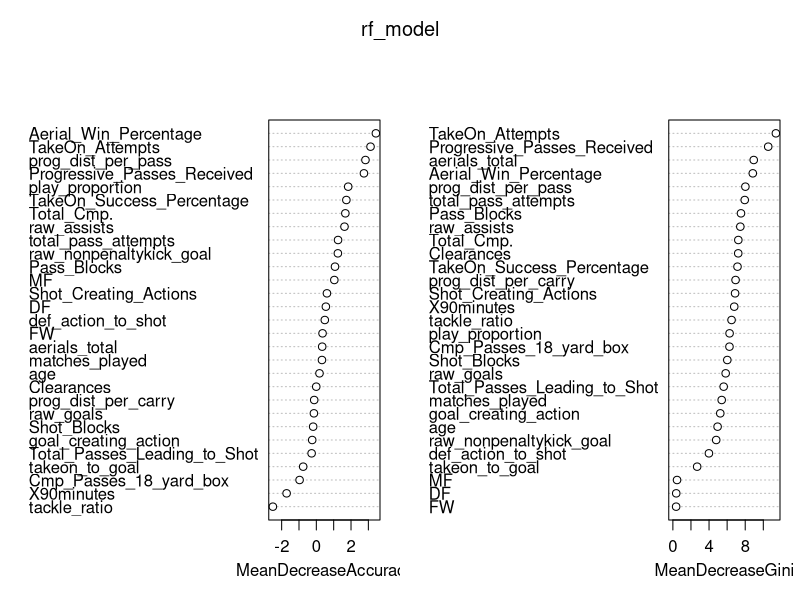
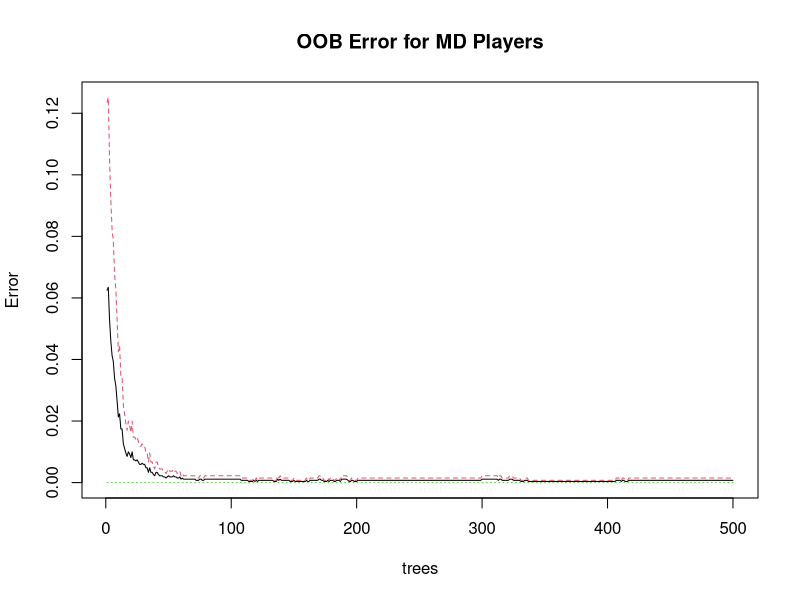
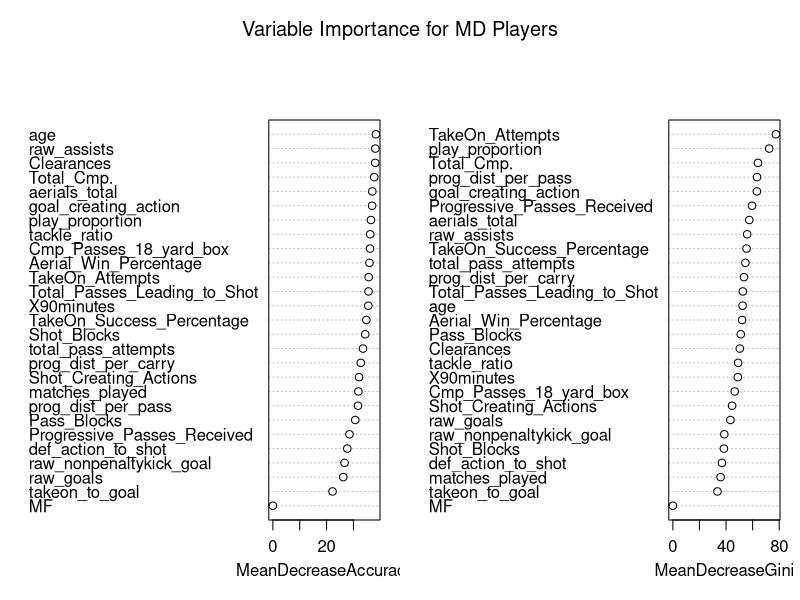
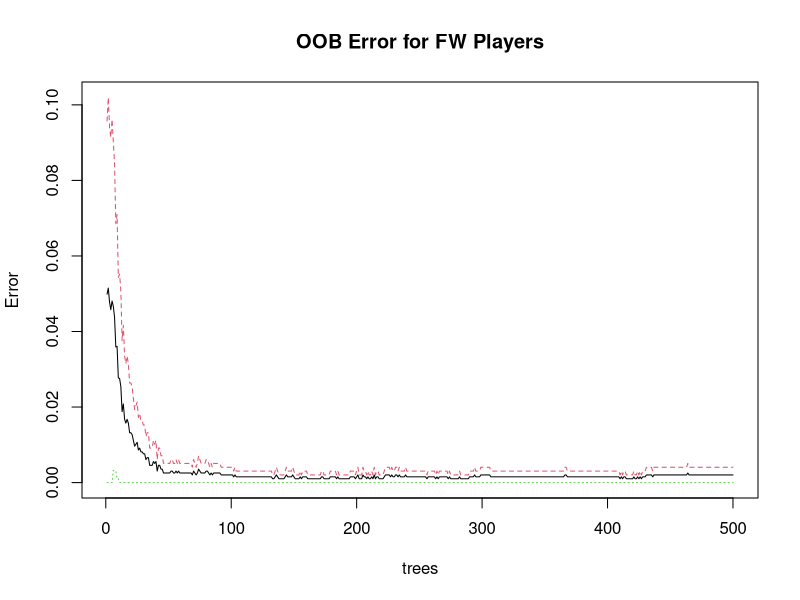
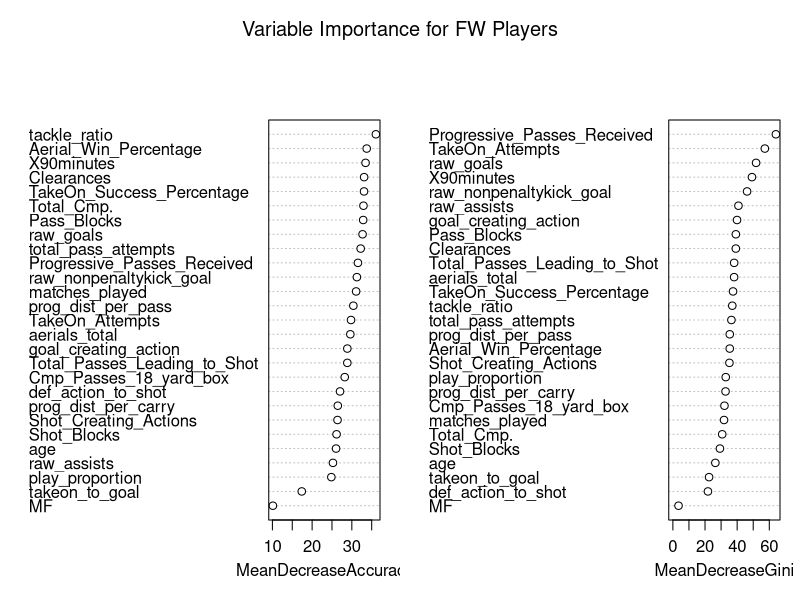
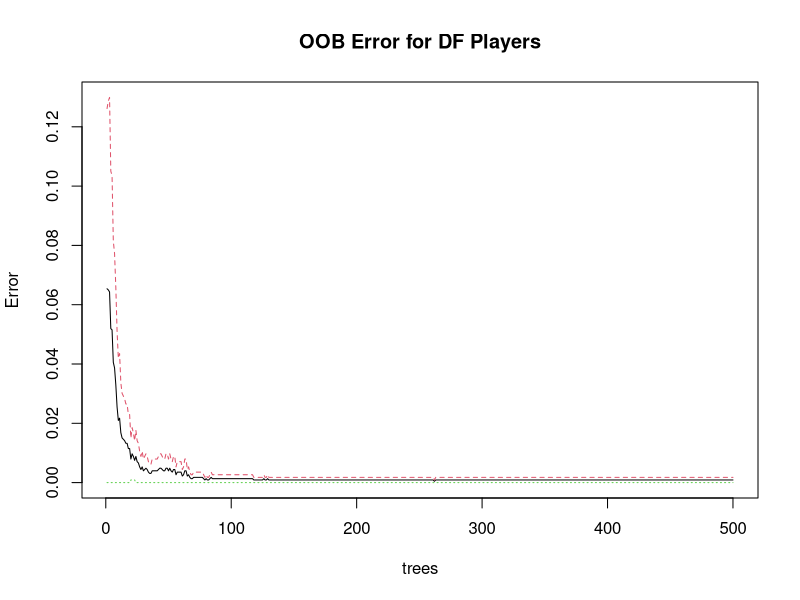
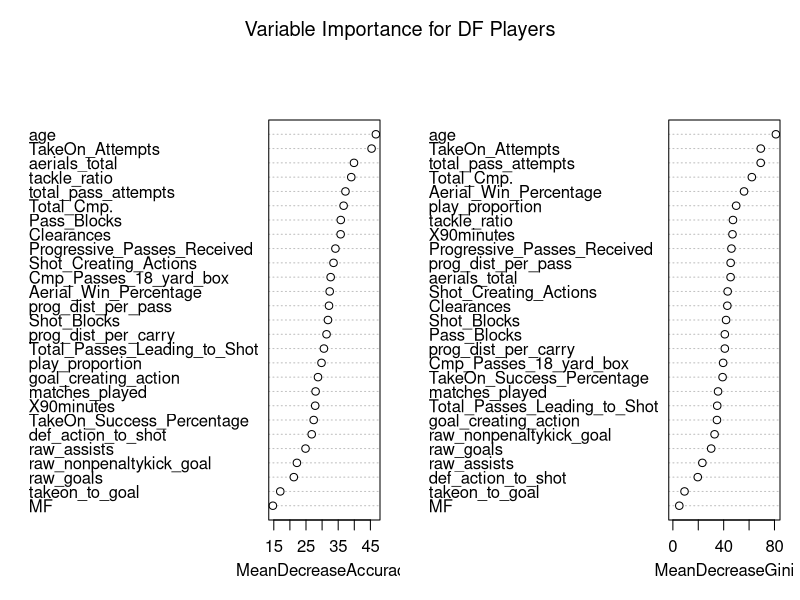
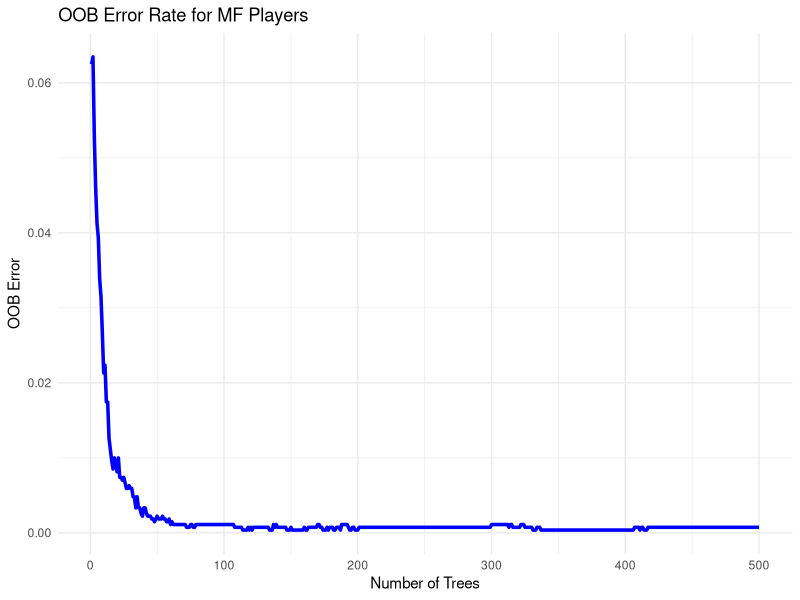

The R script that drew these images, in order:
## ---- chunk 1
knitr::opts_chunk$set(echo = TRUE)
## ---- chunk 2
if (!require(randomForest)) install.packages("randomForest", dependencies = TRUE)
if (!require(caret)) install.packages("caret", dependencies = TRUE)

library(randomForest)
library(caret)
library(dplyr)
library(kableExtra)
library(grid)
library(gridExtra)
library(stringr)
## ---- chunk 3
data <- read.csv("transfer_dataset.csv", stringsAsFactors = T)
## ---- chunk 4
str(data)
summary(data)

data$transfer <- as.factor(data$transfer)
data$MF <- as.factor(data$MF)
data$DF <- as.factor(data$DF)
data$FW <- as.factor(data$FW)

data <- na.omit(data)
## ---- chunk 5
set.seed(82)
mf_down <- downSample(x = data[, setdiff(names(data), "transfer")],
                      y = data$transfer,
                      yname = "transfer")

trainIndex <- createDataPartition(mf_down$transfer, p = 0.7, list = FALSE)
trainData <- mf_down[trainIndex, ]
testData <- mf_down[-trainIndex, ]

## ---- chunk 6
rf_model <- randomForest(transfer ~ . - season - player, 
                         data = trainData, 
                         ntree = 100,                            
                         mtry = floor(sqrt(ncol(trainData) - 1)),
                         importance = TRUE)
## ---- chunk 7
print(rf_model)
## ---- chunk 8
predictions <- predict(rf_model, testData)
## ---- chunk 9
confMat <- confusionMatrix(predictions, testData$transfer)
print(confMat)
## ---- chunk 10
varImpPlot(rf_model)

## ---- chunk 11
positions <- c("MF", "FW", "DF")

models <- list()
conf_matrices <- list()

for (pos in positions) {
  
  pos_data <- subset(data, data[[pos]] == 1)
  pos_data <- pos_data[, !(names(pos_data) %in% c("season", "player", "MD", "FW", "DF"))]
  pos_data$transfer <- as.factor(pos_data$transfer)
  
  if (nrow(pos_data) < 10) {
    cat("Not enough data for position", pos, "\n")
    next
  }
  
  # upSample to upsample ds
  # downSample to downsample ds
  ds <- upSample(x = pos_data[, setdiff(names(pos_data), "transfer")],
                   y = pos_data$transfer,
                   yname = "transfer")
  
  # Split the downsampled data into training and testing sets
  set.seed(42)
  trainIndex <- createDataPartition(ds$transfer, p = 0.7, list = FALSE)
  trainData <- ds[trainIndex, ]
  testData <- ds[-trainIndex, ]
  
  # Train the Random Forest model on the balanced dataset
  rf_model <- randomForest(transfer ~ ., 
                           data = trainData, 
                           ntree = 500, 
                           mtry = floor(sqrt(ncol(trainData) - 1)), 
                           importance = TRUE)
  
  models[[pos]] <- rf_model
  
  # Make predictions on the test set
  predictions <- predict(rf_model, testData)
  
  # Evaluate the model performance
  conf_mat <- confusionMatrix(predictions, testData$transfer)
  conf_matrices[[pos]] <- conf_mat
  
  cat("Confusion Matrix for", pos, "players:\n")
  print(conf_mat)
  cat("\n---------------------------------\n")
}
## ---- chunk 12
#MF players:
cat("Model summary for MF players:\n")
print(models[["MF"]])
plot(models[["MF"]], main = "OOB Error for MD Players")
varImpPlot(models[["MF"]], main = "Variable Importance for MD Players")

#FW players:
cat("Model summary for FW players:\n")
print(models[["FW"]])
plot(models[["FW"]], main = "OOB Error for FW Players")
varImpPlot(models[["FW"]], main = "Variable Importance for FW Players")


#DF players:
cat("Model summary for DF players:\n")
print(models[["DF"]])
plot(models[["DF"]], main = "OOB Error for DF Players")
varImpPlot(models[["DF"]], main = "Variable Importance for DF Players")

## ---- chunk 13
oob_data <- data.frame(
  trees = 1:nrow(models[["MF"]]$err.rate),
  OOB_Error = models[["MF"]]$err.rate[,"OOB"]
)

library(ggplot2)
ggplot(oob_data, aes(x = trees, y = OOB_Error)) +
  geom_line(color = "blue", size = 1.2) +
  labs(
    title = "OOB Error Rate for MF Players",
    x = "Number of Trees",
    y = "OOB Error"
  ) +
  theme_minimal()

importanceMF <- data.frame(
  Variable = rownames(models[["MF"]]$importance),
  Importance = models[["MF"]]$importance[,"MeanDecreaseAccuracy"]
)

# Order variables by importance
importanceMF <- importanceMF[order(importanceMF$Importance, decreasing = TRUE), ]
importanceMF$Variable <- str_to_title(gsub("_", " ", importanceMF$Variable))
importanceMF$Color <- rep(c("steelblue", "tomato"), length.out = nrow(importanceMF))

ggplot(importanceMF, aes(x = reorder(Variable, Importance), y = Importance, fill = Color)) +
  geom_bar(stat = "identity") +
  coord_flip() +
  labs(
    title = "Variable Importance for Midfielders (MDA)",
    x = "Variables",
    y = "Importance"
  ) +
  scale_fill_identity() +
  theme_minimal()

importanceDF <- data.frame(
  Variable = rownames(models[["DF"]]$importance),
  Importance = models[["DF"]]$importance[,"MeanDecreaseAccuracy"]
)

# Order variables by importance
importanceDF<- importanceDF[order(importanceDF$Importance, decreasing = TRUE), ]
importanceDF$Variable <- str_to_title(gsub("_", " ", importanceDF$Variable))
importanceDF$Color <- rep(c("steelblue", "tomato"), length.out = nrow(importanceDF))

ggplot(importanceDF, aes(x = reorder(Variable, Importance), y = Importance, fill = Color)) +
  geom_bar(stat = "identity") +
  coord_flip() +
  labs(
    title = "Variable Importance for Defenders (MDA)",
    x = "Variables",
    y = "Importance"
  ) +
  scale_fill_identity() +
  theme_minimal()

importanceFW <- data.frame(
  Variable = rownames(models[["FW"]]$importance),
  Importance = models[["FW"]]$importance[,"MeanDecreaseAccuracy"]
)

# Order variables by importance
importanceFW <- importanceFW[order(importanceFW$Importance, decreasing = TRUE), ]
importanceFW$Variable <- str_to_title(gsub("_", " ", importanceFW$Variable))
importanceFW$Color <- rep(c("steelblue", "tomato"), length.out = nrow(importanceFW))

ggplot(importanceFW, aes(x = reorder(Variable, Importance), y = Importance, fill = Color)) +
  geom_bar(stat = "identity") +
  coord_flip() +
  labs(
    title = "Variable Importance for Forwards (MDA)",
    x = "Variables",
    y = "Importance"
  ) +
  scale_fill_identity() +
  theme_minimal()
## ---- chunk 14
performance_table <- do.call(rbind, lapply(names(conf_matrices), function(pos) {
  cm <- conf_matrices[[pos]]
  data.frame(
    Position = pos,
    Accuracy = round(as.numeric(cm$overall["Accuracy"]), 3),
    Sensitivity = round(as.numeric(cm$byClass["Sensitivity"]), 3),
    Specificity = round(as.numeric(cm$byClass["Specificity"]), 3)
  )
}))

kable(performance_table, 
      caption = "RF Model Performance Metrics by Position",
      col.names = c("Position", "Accuracy", "Sensitivity", "Specificity"))

performance_table <- do.call(rbind, lapply(names(conf_matrices), function(pos) {
  cm <- conf_matrices[[pos]]
  data.frame(
    Position = pos,
    Accuracy = round(as.numeric(cm$overall["Accuracy"]), 3),
    Sensitivity = round(as.numeric(cm$byClass["Sensitivity"]), 3),
    Specificity = round(as.numeric(cm$byClass["Specificity"]), 3)
  )
}))

performance_table <- do.call(rbind, lapply(names(conf_matrices), function(pos) {
  cm <- conf_matrices[[pos]]
  data.frame(
    Position = pos,
    Accuracy = round(as.numeric(cm$overall["Accuracy"]), 3),
    Sensitivity = round(as.numeric(cm$byClass["Sensitivity"]), 3),
    Specificity = round(as.numeric(cm$byClass["Specificity"]), 3)
  )
}))

# Create a title for the summary table
summary_title <- textGrob("RF Model Performance Metrics by Position",
                            gp = gpar(fontsize = 14, fontface = "bold"))

# Convert the summary data frame into a table graphic
performance_table_grob <- tableGrob(performance_table)

# Arrange the title and table vertically
grid.arrange(summary_title, performance_table_grob, 
             nrow = 2, 
             heights = c(0.15, 0.85))


# Now, loop over each confusion matrix to display it nicely
for (pos in names(conf_matrices)) {
  # Create a title for each confusion matrix
  cm_title <- textGrob(paste("Confusion Matrix for", pos, "Players"),
                       gp = gpar(fontsize = 14, fontface = "bold"))
  # Convert the confusion matrix table into a table graphic
  cm_grob <- tableGrob(as.table(conf_matrices[[pos]]$table))
  
  # Arrange the title and the matrix table together
  grid.arrange(cm_title, cm_grob, 
               nrow = 2, 
               heights = c(0.15, 0.85))
}

## ---- chunk 15
importance_data <- data.frame(
  Variable = rownames(models[["MF"]]$importance),
  Importance = models[["MF"]]$importance[,"MeanDecreaseAccuracy"]
)

# Remove underscores, replace with spaces, and convert text to title case
importance_data$Variable <- str_to_title(gsub("_", " ", importance_data$Variable))

# Order the data by importance, descending
importance_data <- importance_data[order(importance_data$Importance, decreasing = TRUE), ]

# Create an alternating color vector (for example, between "steelblue" and "tomato")
importance_data$Color <- rep(c("steelblue", "tomato"), length.out = nrow(importance_data))

# Plot the variable importance using ggplot2 with the cleaned labels
ggplot(importance_data, aes(x = reorder(Variable, Importance), y = Importance, fill = Color)) +
  geom_bar(stat = "identity") +
  coord_flip() +
  labs(
    title = "Variable Importance (MeanDecreaseAccuracy)",
    x = "Variables",
    y = "Importance"
  ) +
  scale_fill_identity() +
  theme_minimal()

importance_data <- data.frame(
  Variable = rownames(models[["MF"]]$importance),
  Importance = models[["MF"]]$importance[,"MeanDecreaseAccuracy"]
)

# Remove underscores, replace with spaces, and convert text to title case
importance_data$Variable <- str_to_title(gsub("_", " ", importance_data$Variable))

# Order the data by importance, descending
importance_data <- importance_data[order(importance_data$Importance, decreasing = TRUE), ]

# Create an alternating color vector (for example, between "steelblue" and "tomato")
importance_data$Color <- rep(c("steelblue", "tomato"), length.out = nrow(importance_data))

# Plot the variable importance using ggplot2 with the cleaned labels
ggplot(importance_data, aes(x = reorder(Variable, Importance), y = Importance, fill = Color)) +
  geom_bar(stat = "identity") +
  coord_flip() +
  labs(
    title = "Variable Importance (MeanDecreaseAccuracy)",
    x = "Variables",
    y = "Importance"
  ) +
  scale_fill_identity() +
  theme_minimal()
